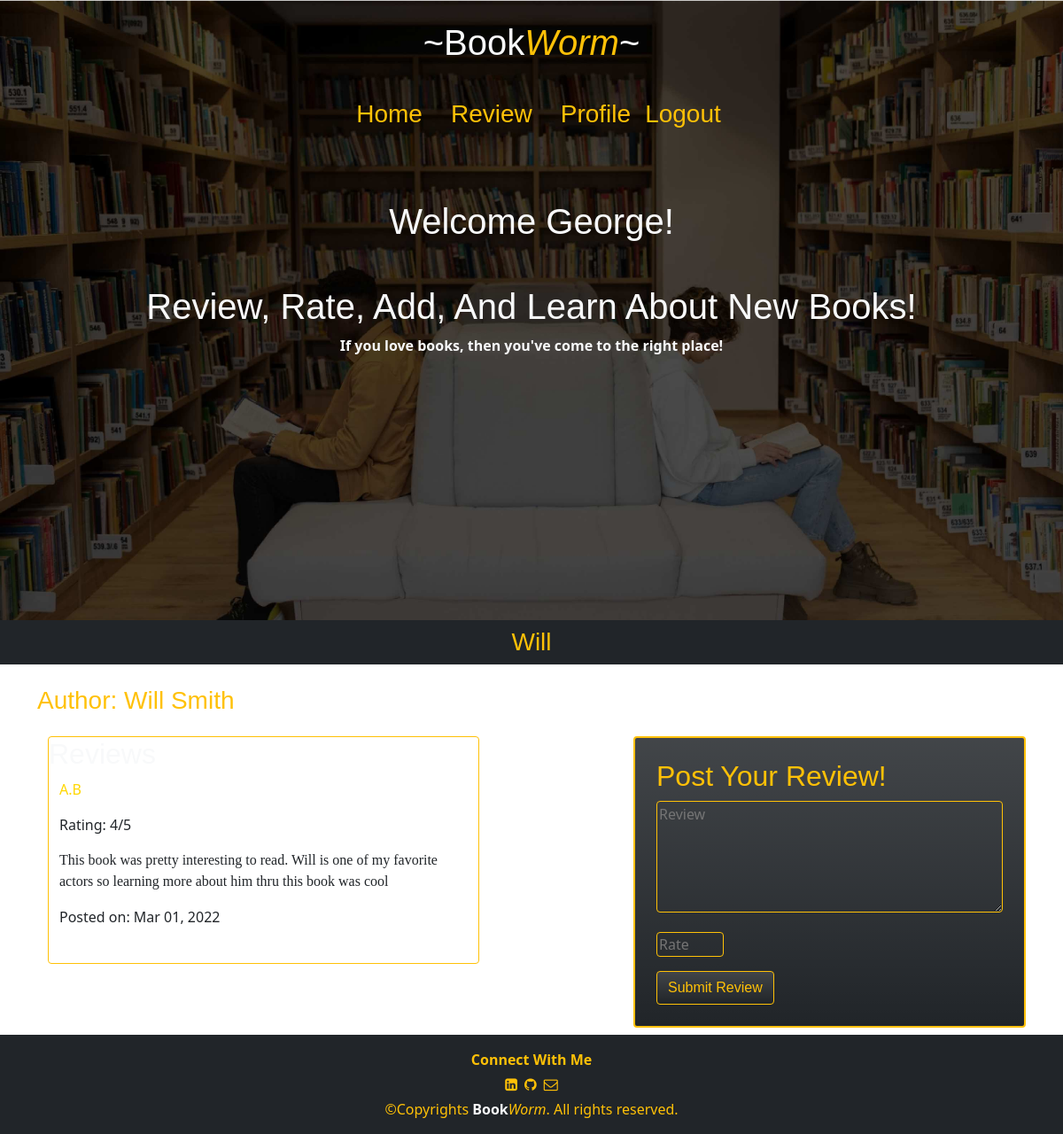
The page /books/6 (signed in) on the database its author committed.
### apps/users/models.py (models this page shows)
class User(models.Model):
    name = models.CharField(max_length=255)
    alias = models.CharField(max_length=255)
    email = models.CharField(max_length=255)
    password = models.CharField(max_length=255)
    created_at = models.DateTimeField(auto_now_add=True)
    updated_at = models.DateTimeField(auto_now=True)
    objects = UserManager()

### apps/books/models.py (models this page shows)
class Book(models.Model):
    title = models.CharField(max_length=255)
    author = models.TextField()
    uploaded_by = models.ForeignKey(User, related_name='uploaded_books', on_delete=models.CASCADE)
    created_at = models.DateTimeField(auto_now_add=True)
    updated_at = models.DateTimeField(auto_now=True)
    objects = BookManager()

class Review(models.Model):
    review = models.TextField()
    rating = models.IntegerField()
    user = models.ForeignKey(User, related_name='book_reviews', on_delete= CASCADE)
    book = models.ForeignKey(Book, related_name='reviews', on_delete=models.CASCADE)
    created_at = models.DateTimeField(auto_now_add=True)
    updated_at = models.DateTimeField(auto_now=True)
    objects = BookManager()

### apps/books/views.py (the view)
# urls.py: path('<int:book_id>', views.show_book),
def show_book(request, book_id):
    if 'user_id' not in request.session:
        return redirect('/')
    user = User.objects.get(id= request.session['user_id'])
    book_to_get= Book.objects.get(id = book_id)
    context = {
        'reviews': Review.objects.filter(book= book_to_get),
        'book': book_to_get,
        'user' : user
    }
    return render(request, 'show_book.html', context)

### apps/books/templates/show_book.html (shortened to what this page needs)
<!DOCTYPE html>
<html lang="en">
<head>
    <link href="https://cdn.jsdelivr.net/npm/bootstrap@5.1.3/dist/css/bootstrap.min.css" rel="stylesheet">
    <link rel="stylesheet" href="https://cdnjs.cloudflare.com/ajax/libs/font-awesome/4.7.0/css/font-awesome.min.css">
    {% load static %}
    <link rel="stylesheet" href="{% static 'css/show_book.css' %}">
</head>
<body>
    <div class="container-fluid header">
        <h1 class="text-light  text-center py-4 text-decoration-underlin">~Book<i class="text-warning">Worm</i>~</h1>
        <nav class="navbar text-light p-2 mb-5">
            <div class="container-xxl">
                <div class=" d-flex justify-content-between m-auto">
                    <h3><a class="link-warning text-decoration-none mx-3" href="/books">Home</a></h3>
                    <h3><a class="link-warning text-decoration-none mx-3" href="/books/add">Review</a></h3>
                    <h3><a class="link-warning text-decoration-none mx-3" href="/{{user.id}}">Profile</a></h3>
                    <h3><a class="link-warning text-decoration-none" href="/logout">Logout</a></h3>
                </div>
        </nav>
        <div class="container pt-3">
            <h1 class="text-center text-light">Welcome {{user.alias}}!</h1>
            <h1 class="text-center text-light mt-5">Review, Rate, Add, And Learn About New Books! </h1>
            <p class="text-center text-light"><strong> If you love books, then you've come to the right place!</strong> </p>
        </div>
    </div>
    <div class="container-fluid bg-dark">
        <h3 class="m-auto text-center py-2 w-50 mb-4 text-warning">{{book.title}}</h3>
    </div>
    <div class="container">
        <h3 class="text-warning mb-4">Author: {{book.author}}</h3>
        <div class="d-flex justify-content-between">
            <div class="container">
                <div class="reviews border border-warning w-75 p-0 mb-4 rounded">
                    <h2 class="text-light">Reviews</h2>
                    {% for review in reviews %}
                    <div class="container pb-4">
                        <p><a class="link text-decoration-none link-warning" href="/{{review.user.id}}">{{review.user.alias}}</a></p>
                        <p>Rating: {{review.rating}}/5</p>
                        <p class="review">{{review.review}}</p>
                        <p>Posted on: {{review.created_at|date:'M d, Y'}}</p>
                    </div>
                    {% endfor %}
                </div>
            </div>
            <div class="add_review border border-2 rounded border-warning mb-2 p-4 bg-gradient bg-dark align-self-start">
                <h2 class="text-warning">Post Your Review!</h2>
                <div>
                    <form action="add_review/{{book.id}}", method="post">
                        <p><textarea class="text-warning rounded bg-transparent border border-warning" name="review" id="" cols="40" rows="5" placeholder="Review"></textarea></p>
                        <p><input class="bg-transparent border rounded border-warning text-warning" type="number" name="rating" min="1" max="5" placeholder="Rate"></p>
                        <button class="btn btn-dark text-warning bg-gradient border border-warning">Submit Review</button>
                    </form>
                </div>
            </div>
        </div>
    </div>
    <footer class="p-3 bg-dark">
        <p class="text-center text-warning mb-0"><strong>Connect With Me</strong></p>
        <div class="d-flex justify-content-center align-items-center">
            <a class="link-warning p-1" href="#">
                <i class="fa fa-linkedin-square" aria-hidden="true"></i>
            </a>
            <a class="link-warning p-1" href="#">
                <i class="fa fa-github" aria-hidden="true"></i>
            </a>
            <a class="link-warning p-1" href="#">
                <i class="fa fa-envelope-o" aria-hidden="true"></i>
            </a>
        </div>
        <p class="text-center text-warning mb-0">&copy;Copyrights <strong class="text-light">Book</strong><i class="text-warning">Worm</i>. All rights reserved.</p>
    </footer>
</body>
</html>

### apps/books/static/css/show_book.css (style rules this page uses)
.header { background-image: url(../img/wepik-2022229-132042.png); height: 350px; background-repeat: no-repeat; background-size: cover; height: 700px; animation: change 15s infinite ease-in-out; }
h1,h2,h3,h4,h5,button { font-family:Verdana, Geneva, Tahoma, sans-serif }
.review { font-family: 'Gaegu', cursive; font-family: 'Schoolbell', cursive; }
.link { color: gold; }

### rows shown on the page
User: alias "George"
Book: title "Will", author "Will Smith"
Review: user.alias "A.B", rating "4", review "This book was pretty interesting to read. Will is one of my favorite actors so learning more about him thru this book was cool", created_at "Mar 01, 2022"
